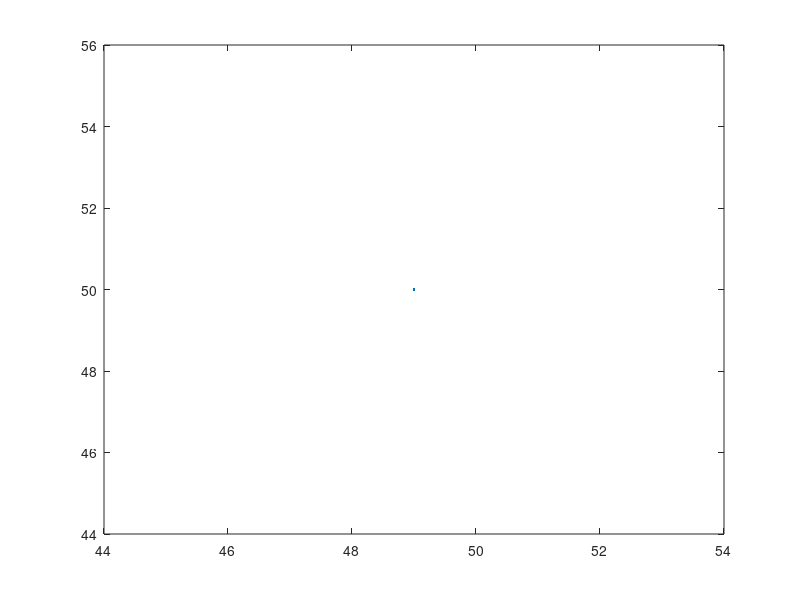

This chart was generated by the following MATLAB code:
clc;
clear all;
n=50;
for i=1:2:50;
    n=n+1;
    fprintf("odd numbers=%.2f\n",i);
end
for i1=2:2:50;
    n=n+1;
    fprintf("Even numvers=%.2f\n",i1);
end
plot(i,i1)
